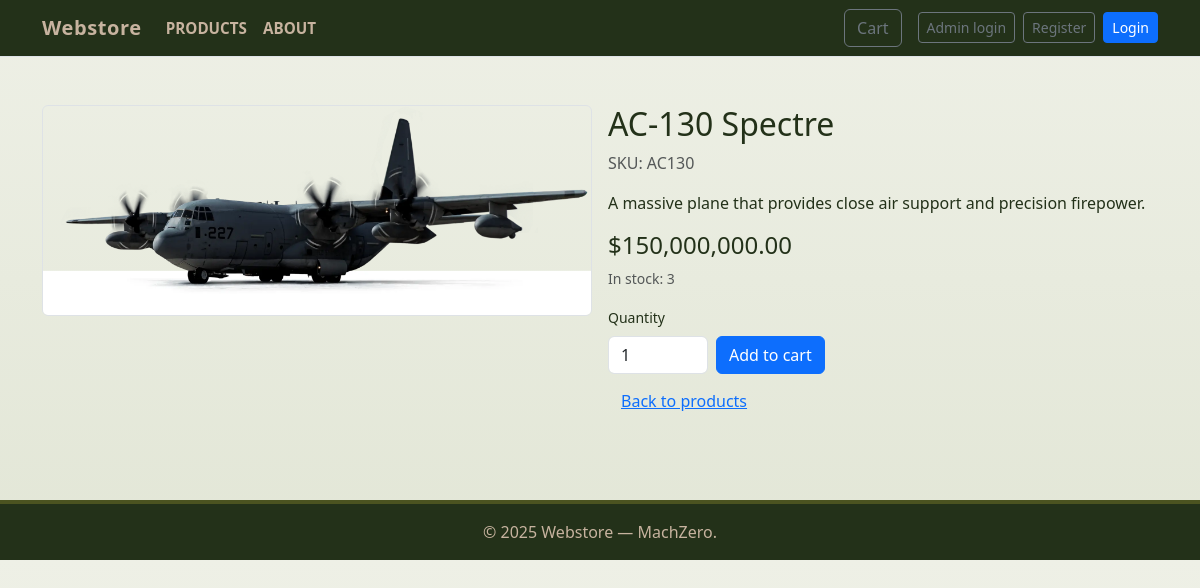
The app's page /product/AC130, older data.
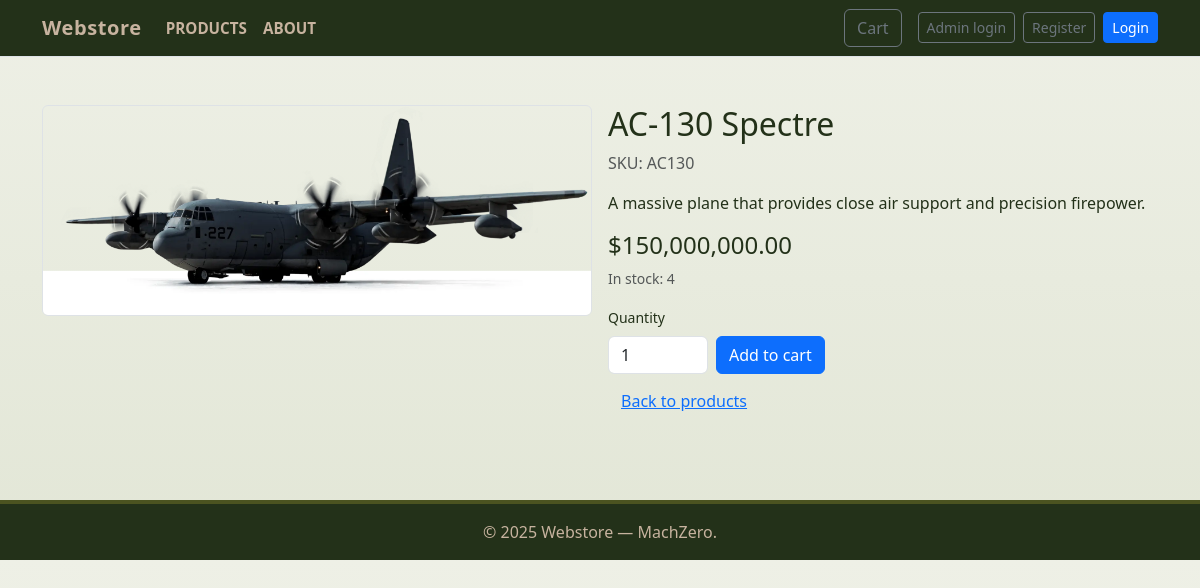
The same page, newer data.
### tables this page shows
CREATE TABLE products (
        id INTEGER PRIMARY KEY,
        sku TEXT UNIQUE NOT NULL,
        name TEXT NOT NULL,
        description TEXT,
        price REAL NOT NULL,
        image TEXT,
        created_at TEXT NOT NULL
    , stock INTEGER NOT NULL DEFAULT 0);

### app.py (the view)
@app.route("/product/<sku>")
def product_detail(sku):
    db = get_db()
    sku_upper = sku.upper()
    p = db.execute("SELECT id, sku, name, description, price, image, stock FROM products WHERE sku = ?", (sku_upper,)).fetchone()
    if not p:
        return redirect(url_for("products"))
    return render_template("product_detail.html", product=dict(p))

### app.py (called while the page is built)
def get_db():
    if 'db' not in g:
        conn = sqlite3.connect(DB_PATH)
        conn.row_factory = sqlite3.Row
        conn.execute("PRAGMA foreign_keys = ON;")
        g.db = conn
    return g.db

@app.context_processor
def inject_cart_count():
    cart = session.get("cart", {}) if session is not None else {}
    try:
        count = sum(int(v) for v in cart.values()) if cart else 0
    except Exception:
        count = 0
    return {"cart_count": count}

### templates/product_detail.html (shortened to what this page needs)
<!doctype html>
<html lang="en">
<head>
  <link href="https://cdn.jsdelivr.net/npm/bootstrap@5.3.0/dist/css/bootstrap.min.css" rel="stylesheet">
  <link rel="stylesheet" href="{{ url_for('static', filename='css/styles.css') }}">
</head>
<body>
  {% include 'navbar.html' %}
  <main class="container py-5">
    <div class="row g-3">
      <div class="col-md-6">
        <img src="{{ url_for('static', filename=product.image) }}" alt="{{ product.name }}" class="img-fluid border rounded">
      </div>
      <div class="col-md-6">
        <h2>{{ product.name }}</h2>
        <p class="text-muted">SKU: {{ product.sku }}</p>
        <p>{{ product.description }}</p>
        <h4 class="mt-3">${{ "{:,.2f}".format(product.price) }}</h4>
        <p class="small text-muted">In stock: {{ product.stock }}</p>
        <form method="post" action="{{ url_for('cart_add') }}" class="row g-2">
          <div class="col-auto">
            <label class="form-label small">Quantity</label>
            <input type="number" name="qty" value="1" min="1" max="{{ product.stock }}" class="form-control" style="width:100px">
          </div>
          <div class="col-auto align-self-end">
            <button class="btn btn-primary" type="submit" {% if product.stock <= 0 %}disabled{% endif %}>Add to cart</button>
          </div>
          <div class="col-12 mt-2">
            <a href="{{ url_for('products') }}" class="btn btn-link">Back to products</a>
          </div>
        </form>
      </div>
    </div>
  </main>
</body>
<footer>
  <div class="container">
    &copy; {{ 2025 }} Webstore — MachZero.
  </div>
</footer>
</html>

Row changes from the older to the newer data that the page shows:
changed products "AC-130 Spectre": stock "3" → "4"
